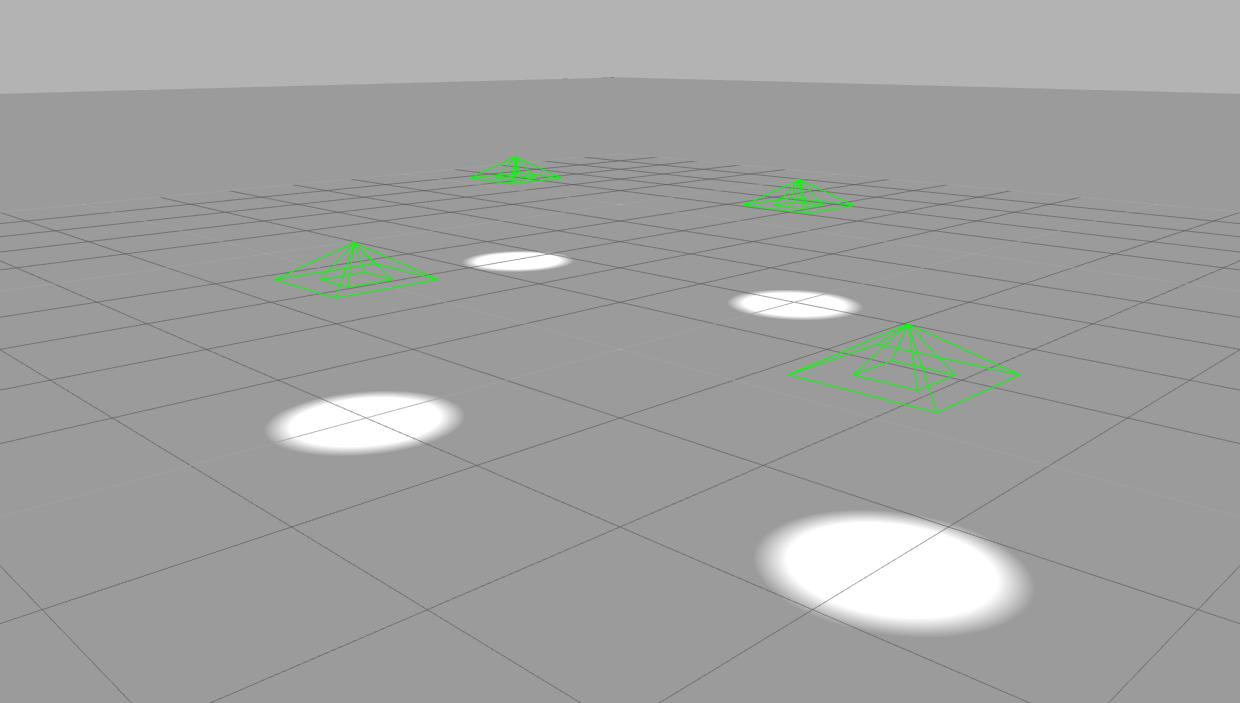
#> input picture gazebo.jpg, 1240 x 703 px, given in place of the camera
$ python task1.py   (Python 2 division)   (older library calls are emulated)
#> lines starting #> are read from the running program, lines starting #| are printed output that depends on the picture; after the words box and inside, x2 and y2 are one past the last pixel; in counts of white or black regions, pixels touching at a corner belong together
import cv2
import numpy as np
from matplotlib import pyplot as plt
def nothing(e):
	pass
th=0
cap = cv2.VideoCapture(0)
#cv2.namedWindow('edges')
#cv2.createTrackbar('th','edges',0,255,nothing)
#cv2.createTrackbar('t','edges',0,255,nothing)
kernel = np.ones((5,5),np.uint8)

while(cap.isOpened()):
	#img = cv2.imread('gazebo.jpg')
	rgb=[]
	x=[]
	y=[]
	ret,img=cap.read()
#> img is the input picture: shape (703, 1240, 3); mean B, G, R 160.2, 161.2, 160.2

	hsv = cv2.cvtColor(img, cv2.COLOR_BGR2HSV)
#> hsv: shape (703, 1240, 3); mean H, S, V 2.9, 1.8, 161.3
	lower = np.array([0,0,255],np.uint16)
    	upper = np.array([180,255,255],np.uint16)
	mask2 = cv2.inRange(hsv,lower, upper) #masking high intensity regions
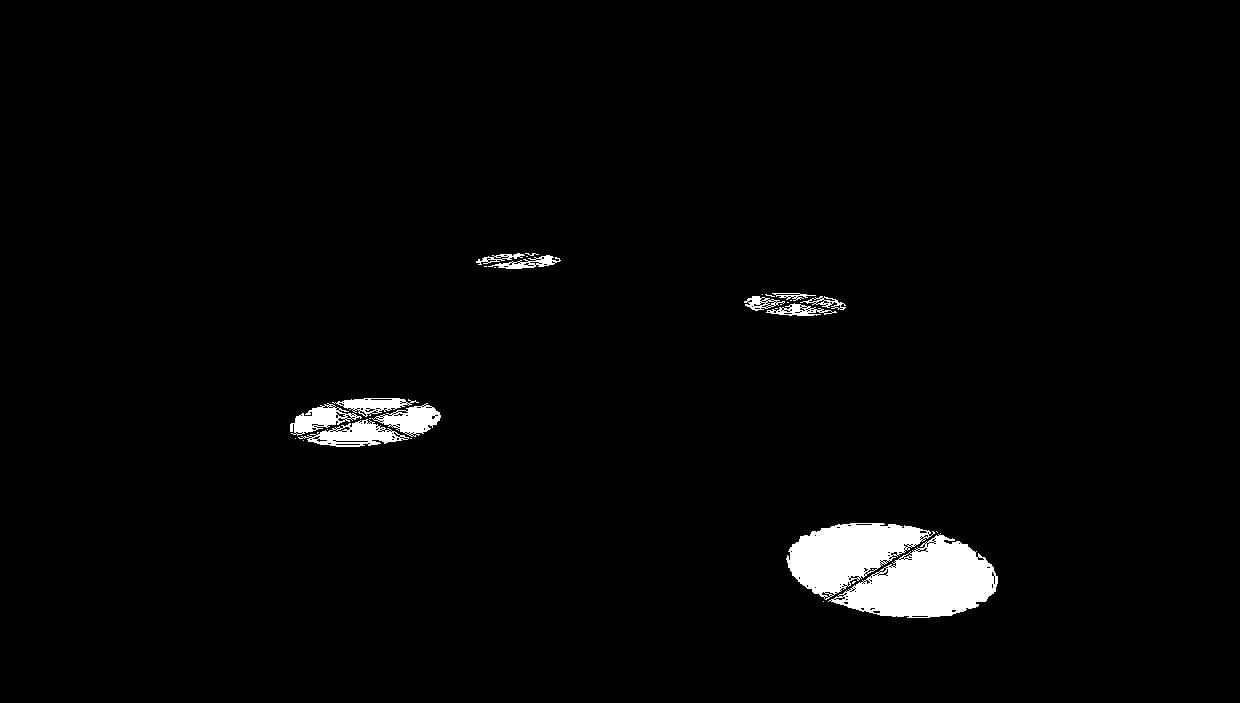
#> mask2: shape (703, 1240); 2.3% white; 31 white regions (19 under 20 px), largest, box (x1, y1, x2, y2) and area: (828, 534, 998, 618) 8092, (786, 523, 935, 600) 6160, (298, 419, 409, 447) 1415
	dilation = cv2.dilate(mask2,kernel,iterations = 10) # to remove coarseness in image
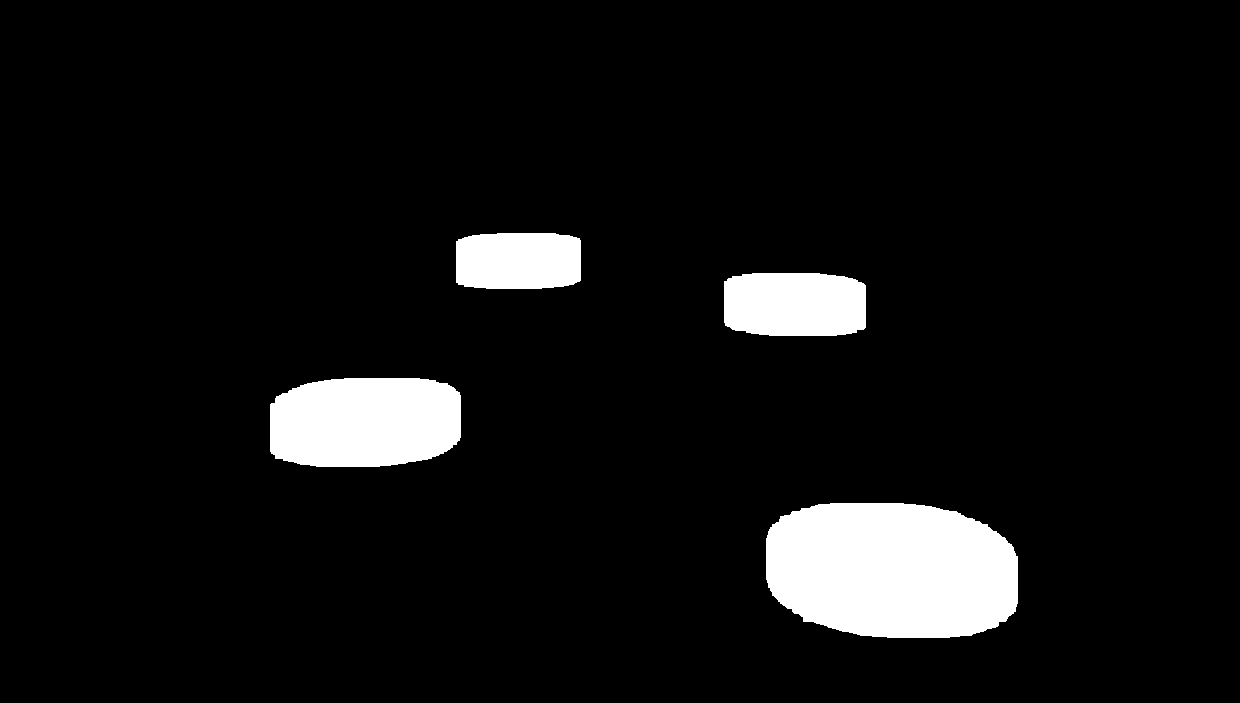
#> dilation: shape (703, 1240); 6.8% white; 4 white regions
	# using contours to find position and RGB value of each light
	_,contours0, hierarchy0 = cv2.findContours(dilation,cv2.RETR_TREE,cv2.CHAIN_APPROX_SIMPLE)
#> contours0 = 4 contours; box (x1, y1, x2, y2) and area: (766, 503, 1018, 638) 28820, (270, 378, 461, 467) 15000, (724, 273, 866, 336) 8186, (456, 233, 581, 289) 6468

	for i in range(len(contours0)):
		cnt=contours0[i]
		hie=hierarchy0[0,i]
		M = cv2.moments(cnt)
		cx = int(M['m10']/M['m00'])
 		cy = int(M['m01']/M['m00'])
		x.append(cx)
		y.append(cy)
		rgb.append(img[cy,cx])
#> this loop made 4 passes
#> (hie, cx, cy) on passes 1 to 4: ([1, -1, -1, -1], 891, 569), ([2, 0, -1, -1], 364, 421), ([3, 1, -1, -1], 794, 304), ([-1, 2, -1, -1], 517, 260)
#> after the loop, rgb = [[255, 255, 255], [247, 247, 247], [255, 255, 255], [249, 249, 249]]; x = [891, 364, 794, 517]; y = [569, 421, 304, 260]

	print " x coordinates of each light source"
	print x
#| [891, 364, 794, 517]
	print "y coordiante of each source"
	print y
#| [569, 421, 304, 260]
	print "RGB values of each source"
	print rgb
#| [array([255, 255, 255], dtype=uint8), array([247, 247, 247], dtype=uint8), array([255, 255, 255], dtype=uint8), array([249, 249, 249], dtype=uint8)]
	mask2 = cv2.bitwise_not(mask2)
	img2 = cv2.bitwise_and(img,img,mask=dilation)
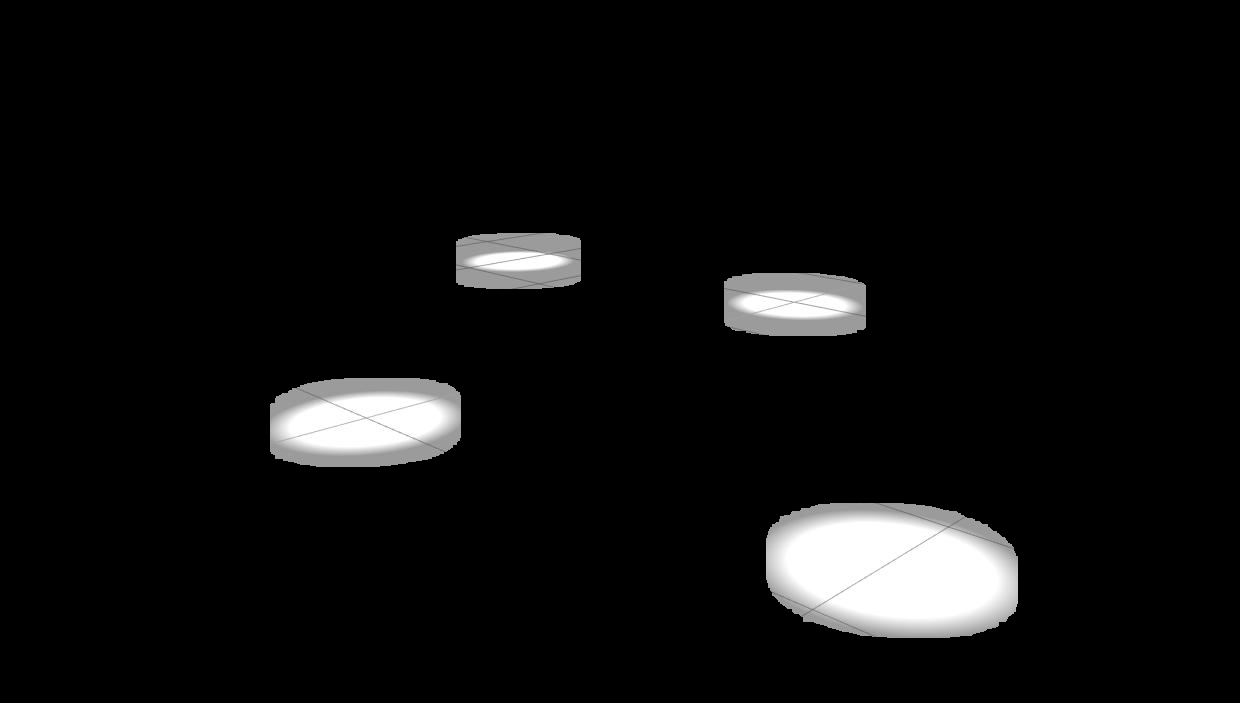
#> img2: shape (703, 1240, 3); mean B, G, R 14.2, 14.2, 14.2
	#th = cv2.getTrackbarPos('th','edges')
	#t = cv2.getTrackbarPos('t','edges')
	cv2.imshow("image",img)
	cv2.imshow("maskedimage",img2)
	#cv2.waitKey(0)
	#break
	if cv2.waitKey(3)==ord('q'):
#> (key q is pressed here)
		break

cap.release()
cv2.destroyAllWindows()
